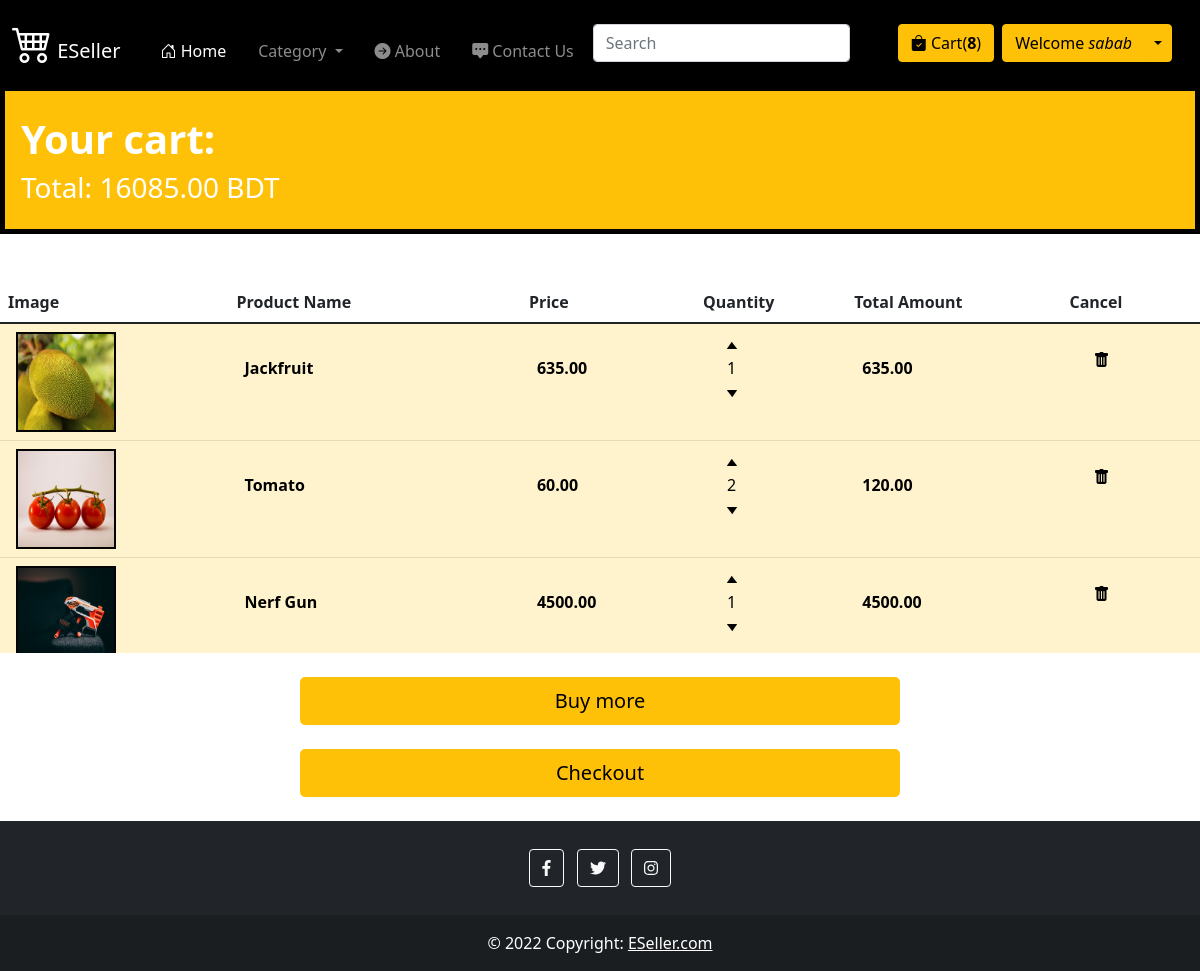
The app's page /cart (signed in), older data.
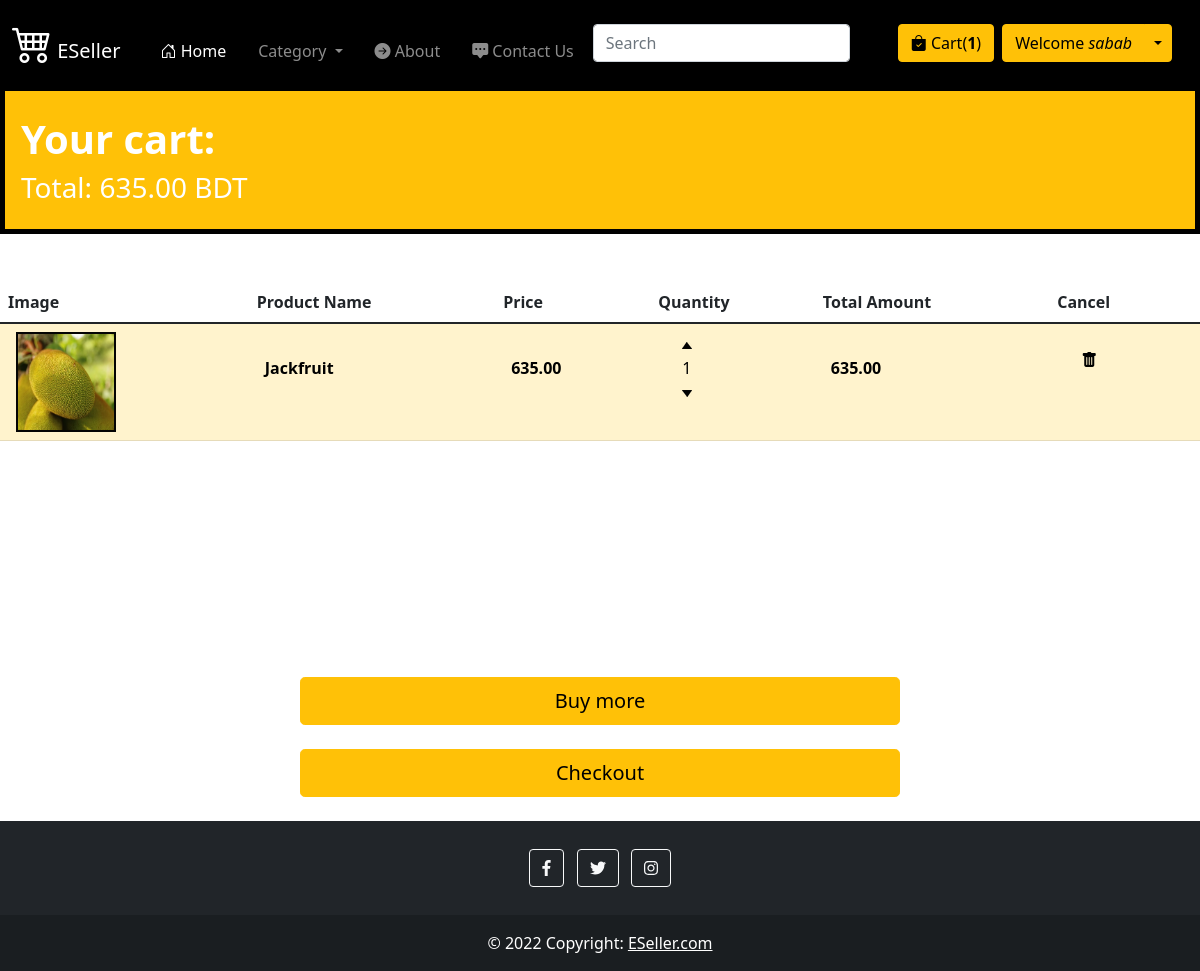
The same page, newer data.
### home/models.py (models this page shows, shortened)
class Order(models.Model):
    customer = models.ForeignKey(User, on_delete=models.SET_NULL, null=True, blank=True)
    date_ordered = models.DateTimeField(auto_now_add=True)
    complete = models.BooleanField(default=False)
    transaction_id = models.CharField(max_length=100, null=True)
    delivered = models.BooleanField(default=False)
    @property
    def get_cart_total(self):
        orderitems = self.orderitem_set.all() #_set is a django operation to set all the orders in orderitem
        total = sum([item.get_total for item in orderitems]) #for getting the total price of all the products in cart
        return total
    @property
    def get_cart_items(self):
        orderitems = self.orderitem_set.all()
        total = sum([item.quantity for item in orderitems]) #for getting the total number of products in cart
        return total

class OrderItem(models.Model):
    product = models.ForeignKey(Product, on_delete=models.SET_NULL, blank=True, null=True)
    order = models.ForeignKey(Order, on_delete=models.SET_NULL, blank=True, null=True)
    quantity = models.IntegerField(default=0, null=True, blank=True)
    date_added = models.DateTimeField(auto_now_add=True)
    @property
    def get_total(self):
        total = self.product.price * self.quantity
        return total

class Product(models.Model):
    product_id = models.AutoField(primary_key=True)
    product_name = models.CharField(max_length=100)
    category = models.CharField(max_length=100)
    price = models.IntegerField()
    description = models.CharField(max_length=400)
    pub_date = models.DateField()
    image = models.ImageField(upload_to="static")

### home/views.py (the view)
# urls.py: path("cart", views.cart, name='cart'),
def cart(request):
    customer = request.user
    if request.user.is_authenticated and Order.objects.filter(customer=customer,complete=False).count():
        order = Order.objects.get(customer=customer, complete=False)
        items = order.orderitem_set.all()
        number_of_product_in_cart = order.get_cart_items
        context = {'items':items, 'number_of_product_in_cart':number_of_product_in_cart, 'order':order}
    else:
        number_of_product_in_cart = 0
        context = {'number_of_product_in_cart':number_of_product_in_cart}
    return render(request, 'cart.html', context)

### templates/cart.html (shortened to what this page needs)
{% extends 'base.html' %}
{% block body %}
{% load static %}
<div class="p-3 mb-1 bg-warning text-white  my-0 mb-5" style="border:5px solid black">
  <h1><h1><b>Your cart: {{n}}</b></h1>
  <h3>Total: {{order.get_cart_total | floatformat:2}} BDT</h3>
</div>
    <div class="container-fluid px-0 py-0 mb-0" style="height:371px; overflow: scroll;">
    <table class="table">
      <thead>
        <tr>
          <th scope="col">Image</th>
          <th scope="col">Product Name</th>
          <th scope="col">Price</th>
          <th scope="col">Quantity</th>
          <th scope="col">Total Amount</th>
          <th scope="col">Cancel</th>
        </tr>
      </thead>
      <tbody class="table-group-divider">
        {% for item in items%}
        <tr>
          <td class="table-warning"> <div class="mx-2 mt-0"><img src="{{item.product.image}}" style="border:2px solid #040404" height="100px" width="100px"></div></td>
          <td class="table-warning"> <div class="mx-2 mt-4"><b>{{item.product.product_name}}</b></div></td>
          <td class="table-warning"><div class="mx-2 mt-4"><b>{{item.product.price | floatformat:2}}</b></div></td>
          <td class="table-warning">
              <div class="quantity mx-4">
                  <img data-product="{{item.product.product_id}}" data-action="add" src="{% static 'arrow-up.png' %}" class="chg-quantity update-cart">
                  <p class="quantity my-0">{{item.quantity}}</p>
                  <img data-product="{{item.product.product_id}}" data-action="remove" src="{% static 'arrow-down.png' %}" class="chg-quantity update-cart">
              </div>
          </td>
          <td class="table-warning"><div class="mx-2 mt-4"><b>{{item.get_total | floatformat:2}}</b></div></td>
          <td class="table-warning"><div class="mt-3 mx-4"><i  data-product="{{item.product.product_id}}" data-action="cancel" class="bi bi-trash-fill chg-quantity update-cart"></i></div></td>
        </tr>
      {% endfor %}
      </tbody>
    </table>
  </div>
  <a class="w-50 btn btn-warning btn-lg mt-4 d-grid gap-2 col-6 mx-auto"" href="/">Buy more</a>
  <a class="w-50 btn btn-warning btn-lg mt-4 mb-4 d-grid gap-2 col-6 mx-auto"" href="/checkout">Checkout</a>
{% endblock body %}

### templates/base.html (shortened to what this page needs)
<!DOCTYPE html>
<html lang="en">
{% load static %}
<head>
  <link href="https://cdn.jsdelivr.net/npm/bootstrap@5.1.3/dist/css/bootstrap.min.css" rel="stylesheet"
 />
  <link rel="stylesheet" href="https://cdn.jsdelivr.net/npm/bootstrap-icons@1.7.2/font/bootstrap-icons.css" />
</head>
<body>
  <nav class="navbar navbar-expand-lg navbar-dark" style="background-color: #000000;">
    <div class="container-fluid">
      <a class="navbar-brand" href="/">
        <i class="bi bi-cart4" style="font-size: 40px"></i>
        ESeller
      </a>
      <div class="collapse navbar-collapse" id="navbarSupportedContent">
        <ul class="navbar-nav me-auto mb-2 mb-lg-0">
          <li class="nav-item ms-3">
            <a class="nav-link active mt-3" aria-current="page" href="/">
              <i class="bi bi-house-door"></i> Home</a>
          </li>
          <li class="nav-item dropdown ms-3">
            <a class="nav-link dropdown-toggle mt-3" href="#" id="navbarDropdown" role="button"
              data-bs-toggle="dropdown" aria-expanded="false">
              Category
            </a>
          </li>
          <li class="nav-item ms-3">
            <a class="nav-link mt-3" href="/about">
              <i class="bi bi-arrow-right-circle-fill"></i> About</a>
          </li>
          <li class="nav-item ms-3">
            <a class="nav-link mt-3" href="/contact">
              <i class="bi bi-chat-square-dots-fill"></i>
              Contact Us</a>
          </li>
        </ul>
        <form method='get' action='/search' class="form-inline mb-3 me-5 mt-3">
          <input class="form-control mr-sm-2" type="search" placeholder="Search" aria-label="Search" name="search" id="search">
        </form>
        {% if user.is_authenticated %}
        {% if user.is_superuser%}
        <button type="button" class="btn btn-warning position-relative me-4">
          <i class="bi bi-bell-fill"></i>
          <span class="position-absolute top-0 start-100 translate-middle badge rounded-pill bg-danger">
            1
            <span class="visually-hidden">unread messages</span>
          </span>
        </button>
        {% comment %} Nothing will happen because admin can not buy products {% endcomment %}
        {% else %}
        <a type="button" class="btn btn-warning me-2" href="/cart"><i class="bi bi-bag-check-fill"></i> Cart(<b>{{number_of_product_in_cart}}</b>)</a>
        {% endif %}
        <div class="btn-group me-3">
          <button type="button" class="btn btn-warning">
            Welcome <i>{{request.user}}</i>
          </button>
          <button type="button" class="btn btn-warning dropdown-toggle dropdown-toggle-split" data-bs-toggle="dropdown"
            aria-expanded="false">
          </button>
        </div>
        {%endif%}
      </div>
    </div>
  </nav>
  {% block body %}{% endblock body %}
    <footer class="bg-dark text-center text-white last-part">
      <div class="container p-4 pb-0">
        <section class="mb-4">
          <a class="btn btn-outline-light btn-floating m-1" href="https://facebook.com/home" role="button"><i class="fab fa-facebook-f"></i></a>
          <a class="btn btn-outline-light btn-floating m-1" href="https://twitter.com" role="button"
            ><i class="fab fa-twitter"></i
          ></a>
          <a class="btn btn-outline-light btn-floating m-1" href="https://instagram.com" role="button"
            ><i class="fab fa-instagram"></i
          ></a>
        </section>
      </div>
      <div class="text-center p-3" style="background-color: rgba(0, 0, 0,0.2);">
        © 2022 Copyright:
        <a class="text-white" href="https://eseller.com">ESeller.com</a>
      </div>
    </footer>
</body>
</html>

Row changes from the older to the newer data that the page shows:
removed Order: get_cart_total "16085.00"
removed OrderItem: product.image (picture), product.product_name "Tomato", product.price "60.00", quantity "2", get_total "120.00"
removed OrderItem: product.image (picture), product.product_name "Nerf Gun", product.price "4500.00", quantity "1", get_total "4500.00"
added Order: get_cart_total "635.00"
Text that changed along with them:
{{ number_of_product_in_cart }}: "8" → "1"
